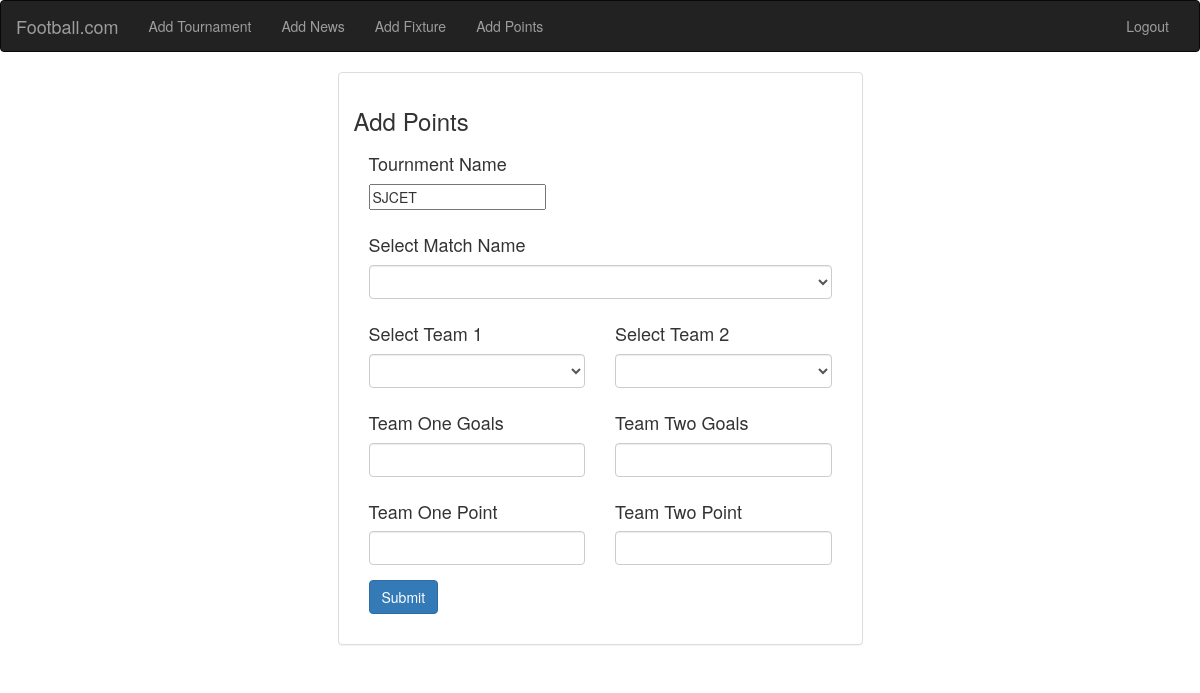
The app's page /addpoints/25/, older data.
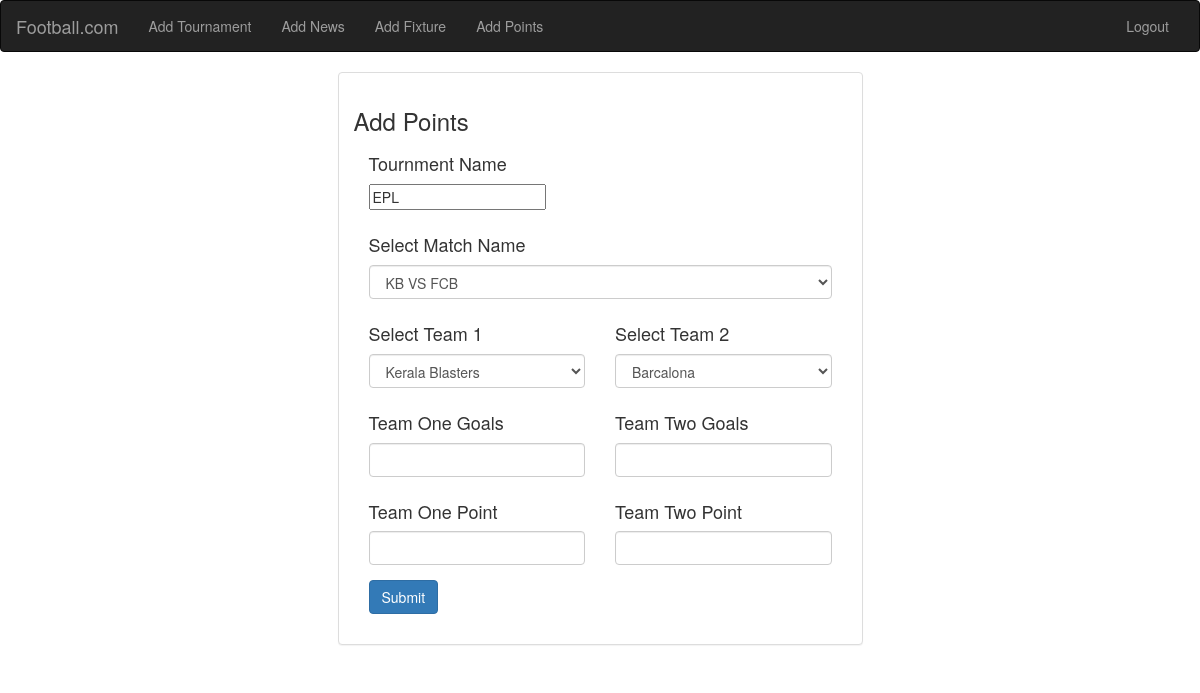
The same page, newer data.
### Manager/models.py (models this page shows)
class AddTournments(models.Model):
    t_name =models.CharField(max_length=30)
    t_venue = models.CharField(max_length=30)
    s_date = models.DateTimeField(default=timezone.now)
    e_date = models.DateTimeField(default=timezone.now)
    r_fee = models.IntegerField()
    def __str__(self):
       return self.t_name

### Manager/views.py (the view)
# urls.py: url(r'^addpoints/(?P<id>\d+)/$', views.add_points_admin),
def add_points_admin(request, id):
    tour_id = AddTournments.objects.get(id=id)
    print(tour_id)
    point_cursor = connection.cursor()
    point_cursor.execute("""
    SELECT Manager_addfixture_table.match_name
    from Manager_addfixture_table
    where Manager_addfixture_table.tr_name_id=%d"""%(int(tour_id.id)))
    point_dict = {}
    point_dict= dictfetchall(point_cursor)
    print("Inside add points")
    print(point_dict)
    team_cursor = connection.cursor()
    team_cursor.execute("""
	select DISTINCT ma1.team_name as "Team1", ma2.team_name as "Team2", mat.match_name, mat.match_date, mat.match_time,mat.id
	from Manager_addfixture_table mat
	left outer join Manager_addteam ma1 on ma1.team_name = mat.team_one
	left outer join Manager_addteam ma2 on ma2.team_name = mat.team_two
	where mat.tr_name_id = %d"""%(int(tour_id.id)))
    team_dict = {}
    team_dict= dictfetchall(team_cursor)
    print("Inside team names")
    print(team_dict)
    return render(request,'Manager/addpoints.html',{'point_dict':point_dict , 'tour_id':tour_id , 'team_dict':team_dict})

### Manager/views.py (called while the page is built)
def dictfetchall(cursor):
    columns = [col[0] for col in cursor.description]
    return [
        dict(zip(columns, row))
        for row in cursor.fetchall()
    ]

### templates/Manager/addpoints.html (shortened to what this page needs)
<!DOCTYPE html>
{% extends 'Manager/adminbase.html'%}
{%load staticfiles%}
{% load crispy_forms_tags %}
{% block adminblock  %}
<main role="main" class="container">
        <div class="row">
            <div class="col-md-3"></div>
            <div class="col-md-6">
            <div class="card">
                <div class="col-sm-3 col-md-5 col-lg-12">
                <div class="panel panel-default">
                <div class="panel-body">
                <form  method="post" autocomplete="off" action="/to_point_table">
                  <h3>Add Points</h3>
                  <div class="form-row">
                            <div class="form-group col-md-12 mb-0">
                              <h4> Tournment Name</h4>
                              <input type="text" name="trname" id="trname" value="{{tour_id}}">
                            </div>
                          </div>
                  <div class="form-row">
                        <div class="form-group col-md-12 mb-0">
                            <h4> Select Match Name </h4>
                            <select title="Match Name" class="form-control" id="matchname" name="matchname" value="matchname">
                                {% for p in point_dict %}
                                    <option value="{{p.match_name}}">{{p.match_name}}</option>
                                {%endfor%}
                            </select>
        						      </div>
                  </div>
                  <div class="form-row">
                        <div class="form-group col-md-6 mb-0">
                            <h4> Select Team 1</h4>
                            <select title="Team One" class="form-control" id="team1" name="team1" value="team1">
                               {% for team in team_dict %}
                                   <option value="{{team.Team1}}">{{team.Team1}}</option>
                                {%endfor%}
                            </select>
                          </div>
                                <div class="form-group col-md-6 mb-0">
                                  <h4> Select Team 2</h4>
                        <select title="Team Two" class="form-control" id="team2" name="team2" value="team2">
                          {% for team in team_dict %}
                          <option value="{{team.Team2}}">{{team.Team2}}</option>
                          {%endfor%}
                        </select>
                                </div>
                            </div>
                            <div class="form-row">
                              <div class="form-group col-md-6 mb-0">
                              <h4>Team One Goals</h4>
                              <input type="text" name="t1goals" value=""  class="form-control" id="t1goals">
                            </div>
                            <div class="form-group col-md-6 mb-0">
                            <h4>Team Two Goals</h4>
                            <input type="text" name="t2goals" value=""  class="form-control" id="t2goals">
                          </div>
                        </div>
                        <div class="form-row">
                          <div class="form-group col-md-6 mb-0">
                          <h4>Team One Point</h4>
                          <input type="text" name="t1point" value=""  class="form-control" id="t1point">
                        </div>
                        <div class="form-group col-md-6 mb-0">
                        <h4>Team Two Point</h4>
                        <input type="text" name="t2point" value=""  class="form-control" id="t2point">
                      </div>
                    </div>
                    <div class="form-row">
                  <div class="form-group col-md-12 mb-0">
                  <button type="submit" class="btn btn-primary" id="register">Submit</button>
                </div>
                </div>
                </form>
                </div>
                </div>
                 </div>
            </div>
        </div>
                <div class="col-md-3"></div>
        </div>
    </main>
{%endblock%}

Row changes from the older to the newer data that the page shows:
changed AddTournments: trname "SJCET" → "EPL"
Text that changed along with them:
form field matchname: (not shown) → "KB VS FCB"
form field team1: (not shown) → "Kerala Blasters"
form field team2: (not shown) → "Barcalona"
